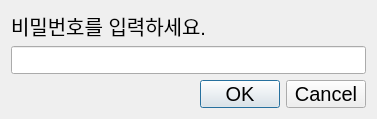
<?xml version="1.0" encoding="UTF-8"?>
<ui version="4.0">
 <class>Dialog</class>
 <widget class="QDialog" name="Dialog">
  <property name="geometry">
   <rect>
    <x>0</x>
    <y>0</y>
    <width>377</width>
    <height>119</height>
   </rect>
  </property>
  <property name="sizePolicy">
   <sizepolicy hsizetype="Fixed" vsizetype="Fixed">
    <horstretch>0</horstretch>
    <verstretch>0</verstretch>
   </sizepolicy>
  </property>
  <property name="minimumSize">
   <size>
    <width>377</width>
    <height>119</height>
   </size>
  </property>
  <property name="maximumSize">
   <size>
    <width>377</width>
    <height>119</height>
   </size>
  </property>
  <property name="windowTitle">
   <string>방 비밀번호 입력</string>
  </property>
  <layout class="QHBoxLayout" name="horizontalLayout">
   <item>
    <layout class="QVBoxLayout" name="verticalLayout">
     <item>
      <widget class="QLabel" name="label">
       <property name="sizePolicy">
        <sizepolicy hsizetype="Maximum" vsizetype="Maximum">
         <horstretch>0</horstretch>
         <verstretch>0</verstretch>
        </sizepolicy>
       </property>
       <property name="font">
        <font>
         <pointsize>15</pointsize>
        </font>
       </property>
       <property name="text">
        <string>비밀번호를 입력하세요.</string>
       </property>
      </widget>
     </item>
     <item>
      <widget class="QLineEdit" name="password_lineEdit">
       <property name="font">
        <font>
         <pointsize>20</pointsize>
        </font>
       </property>
       <property name="echoMode">
        <enum>QLineEdit::Password</enum>
       </property>
      </widget>
     </item>
     <item>
      <widget class="QDialogButtonBox" name="buttonBox">
       <property name="font">
        <font>
         <pointsize>15</pointsize>
        </font>
       </property>
       <property name="standardButtons">
        <set>QDialogButtonBox::Cancel|QDialogButtonBox::Ok</set>
       </property>
      </widget>
     </item>
    </layout>
   </item>
  </layout>
 </widget>
 <resources/>
 <connections>
  <connection>
   <sender>buttonBox</sender>
   <signal>accepted()</signal>
   <receiver>Dialog</receiver>
   <slot>checkPassword()</slot>
   <hints>
    <hint type="sourcelabel">
     <x>296</x>
     <y>88</y>
    </hint>
    <hint type="destinationlabel">
     <x>348</x>
     <y>113</y>
    </hint>
   </hints>
  </connection>
  <connection>
   <sender>buttonBox</sender>
   <signal>rejected()</signal>
   <receiver>Dialog</receiver>
   <slot>closeDialog()</slot>
   <hints>
    <hint type="sourcelabel">
     <x>243</x>
     <y>91</y>
    </hint>
    <hint type="destinationlabel">
     <x>259</x>
     <y>113</y>
    </hint>
   </hints>
  </connection>
 </connections>
 <slots>
  <slot>checkPassword()</slot>
  <slot>closeDialog()</slot>
 </slots>
</ui>
